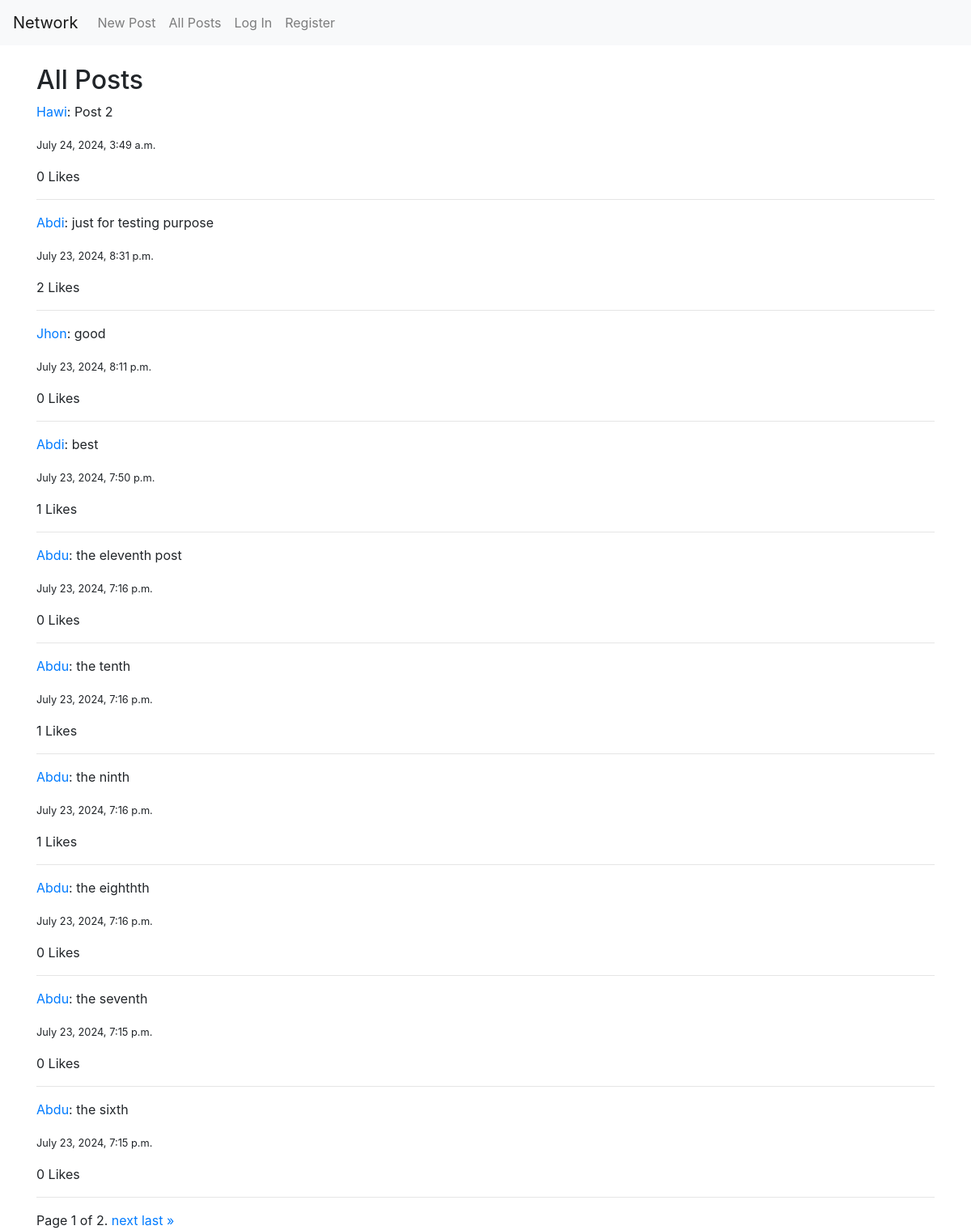
Page /all_posts on the committed database.
### network/models.py (models this page shows, shortened)
class Post(models.Model):
    user = models.ForeignKey(User, on_delete=models.CASCADE, related_name="posts")
    content = models.TextField()
    timestamp = models.DateTimeField(auto_now_add=True)
    likes = models.ManyToManyField(User, related_name="liked_posts", blank=True)

class User(AbstractUser):
    followers = models.ManyToManyField('self', symmetrical=False, related_name='following', blank=True)

### network/views.py (the view)
# urls.py: path("all_posts", views.all_posts, name="all_posts"),
def all_posts(request):
    posts = Post.objects.all().order_by("-timestamp")
    paginator = Paginator(posts, 10)
    page_number = request.GET.get('page')
    page_obj = paginator.get_page(page_number)
    return render(request, "network/all_posts.html", {
        "page_obj": page_obj
    })

### network/templates/network/all_posts.html (shortened to what this page needs)
{% extends "network/layout.html" %}
{% block body %}
<h2>All Posts</h2>
{% include "network/posts.html" with posts=page_obj %}
<div class="pagination">
    <span class="step-links">
        <span class="current">
            Page {{ page_obj.number }} of {{ page_obj.paginator.num_pages }}.
        </span>
        {% if page_obj.has_next %}
            <a href="?page={{ page_obj.next_page_number }}">next</a>
            <a href="?page={{ page_obj.paginator.num_pages }}">last &raquo;</a>
        {% endif %}
    </span>
</div>
{% endblock %}

### network/templates/network/posts.html (shortened to what this page needs)
{% for post in posts %}
<div class="post" id="post-{{ post.id }}">
    <p>
        <a href="{% url 'profile' post.user.id %}">{{ post.user.username }}</a>:
        <span class="post-content">{{ post.content }}</span>
    </p>
    <p><small>{{ post.timestamp }}</small></p>
    <p>
        <span id="likes-count-{{ post.id }}">{{ post.likes.count }}</span> Likes
    </p>
    <hr>
</div>
{% endfor %}

### rows in the picture
Post: user.username "Hawi", content "Post 2", timestamp "July 24, 2024, 3:49 a.m.", likes.count "0"
Post: user.username "Abdi", content "just for testing purpose", timestamp "July 23, 2024, 8:31 p.m.", likes.count "2"
Post: user.username "Jhon", content "good", timestamp "July 23, 2024, 8:11 p.m.", likes.count "0"
Post: user.username "Abdi", content "best", timestamp "July 23, 2024, 7:50 p.m.", likes.count "1"
Post: user.username "Abdu", content "the eleventh post", timestamp "July 23, 2024, 7:16 p.m.", likes.count "0"
Post: user.username "Abdu", content "the tenth", timestamp "July 23, 2024, 7:16 p.m.", likes.count "1"
Post: user.username "Abdu", content "the ninth", timestamp "July 23, 2024, 7:16 p.m.", likes.count "1"
Post: user.username "Abdu", content "the eighthth", timestamp "July 23, 2024, 7:16 p.m.", likes.count "0"
Post: user.username "Abdu", content "the seventh", timestamp "July 23, 2024, 7:15 p.m.", likes.count "0"
Post: user.username "Abdu", content "the sixth", timestamp "July 23, 2024, 7:15 p.m.", likes.count "0"

### other values in the picture
{{ page_obj.number }} "1"
{{ page_obj.paginator.num_pages }} "2"
